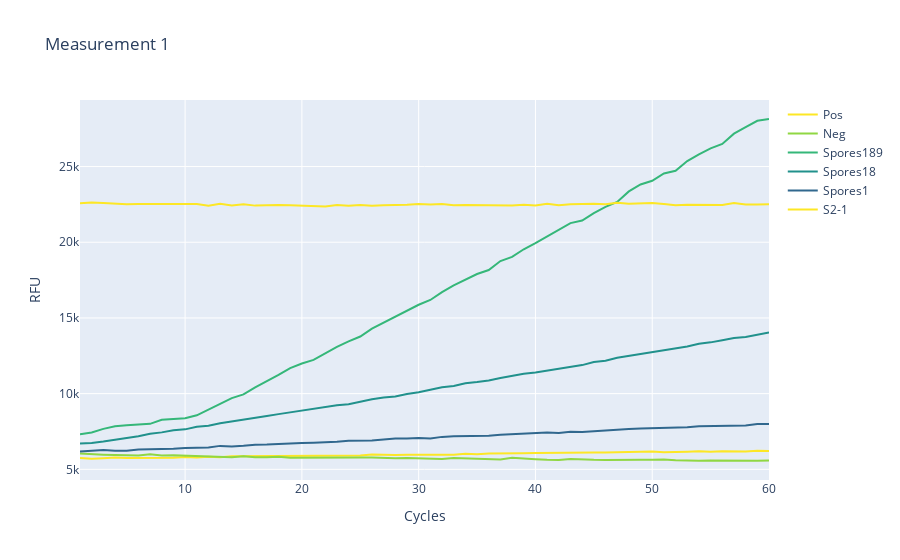

This figure's notebook cell:
### Code cell
import pandas as pd
import plotly.express as px
import plotly.graph_objs as go

# Load CSV-file into a pandas DataFrame
df = pd.read_csv("Measurement 1.csv", sep=";")

# Calculate the mean of the replicates for each column
cols_to_avg = ["Pos", "Neg", "Spores189", "Spores18", "Spores1", "S2-1"]
grouped_df = df[cols_to_avg].groupby(df["Cycle"]).mean()

# Define the colors for each dataset using hex codes
colors = {"Pos": "#fde725", "Neg": "#90d743", "Spores189": "#35b779",
          "Spores18": "#21918c", "Spores1": "#31688e", "S2-1": "#fde725"}


# Create a new empty figure
fig = go.Figure()

# Plot each line separately with a for loop
for col in cols_to_avg:
    fig.add_trace(go.Scatter(x=grouped_df.index, y=grouped_df[col], mode='lines',
                             name=new_names.get(col, col),
                             line=dict(color=colors[col], width=2)))

# Set the title and axis labels
fig.update_layout(title="Measurement 1", xaxis_title="Cycles", yaxis_title="RFU")

# Display the plot using plotly.ofline.iplot()
fig.show()
